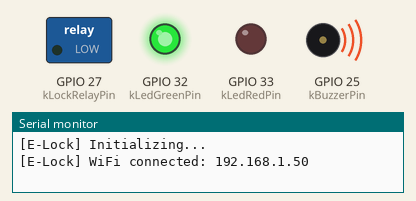
Bench run of a program on a simulated ESP32. On the bench: switched loads named in the program (green lamp = pin HIGH), output pins drawn as LEDs (lit = HIGH), buzzer (waves = sounding), the last lines printed to the serial monitor. WiFi joins after 1.5 s; servers stay silent unless stated; no MQTT or app messages arrive unless stated.

Above: at 2.6 s.
At 3.1 s:
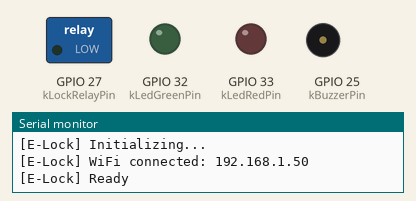
Timing chart, 0 to 4.6 s (numbered marks = the images above):
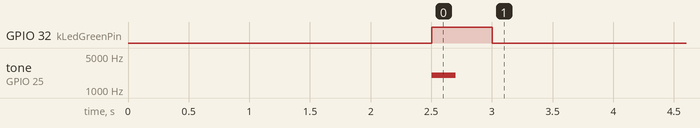

The program:

main.cpp
```cpp
#include <Arduino.h>
#include "config.h"
#include "constants.h"
#include "types.h"

#include "wifi-manager.h"
#include "mqtt-handler.h"
#include "fingerprint-sensor.h"
#include "lock-controller.h"
#include "buzzer-led.h"

WifiManager wifiManager(kWifiSsid, kWifiPassword);
WiFiClient wifiClient;
MqttHandler mqttHandler(wifiClient, kMqttBrokerHost, kMqttBrokerPort);
LockController lockController(kLockRelayPin);
BuzzerLed buzzerLed(kBuzzerPin, kLedGreenPin, kLedRedPin);

HardwareSerial fingerprintSerial(2);
FingerprintSensor fingerprintSensor(fingerprintSerial, kFingerprintRxPin, kFingerprintTxPin);

void handleMqttMessage(const char* topic, const char* payload) {
    // TODO: Handle incoming MQTT commands (remote unlock, enrollment mode, etc.)
}

void setup() {
    Serial.begin(kSerialBaudRate);
    Serial.println("[E-Lock] Initializing...");

    buzzerLed.begin();
    lockController.begin();

    if (!fingerprintSensor.begin()) {
        Serial.println("[E-Lock] Fingerprint sensor FAILED");
        buzzerLed.signalFailure();
    }

    if (wifiManager.connect(kWifiConnectTimeoutMs)) {
        Serial.printf("[E-Lock] WiFi connected: %s\n", wifiManager.getLocalIp());
    } else {
        Serial.println("[E-Lock] WiFi connection FAILED");
        buzzerLed.signalWarning();
    }

    mqttHandler.begin(kMqttClientId, kMqttUsername, kMqttPassword);
    mqttHandler.onMessage(handleMqttMessage);
    mqttHandler.subscribe(kMqttTopicCommand);

    buzzerLed.signalSuccess();
    Serial.println("[E-Lock] Ready");
}

void loop() {
    mqttHandler.loop();

    // TODO: Implement main loop logic
    // 1. Check fingerprint scan trigger
    // 2. Authenticate user
    // 3. Toggle lock based on auth result
    // 4. Publish status via MQTT
    // 5. Update display

    delay(100);
}
```

constants.h
```cpp
#pragma once

#include <cstdint>

// ============================================================
// E-Lock System-wide Constants
// Timeouts, retries, and operational parameters
// ============================================================

// --- Timing Constants (milliseconds) ---
constexpr uint32_t kWifiConnectTimeoutMs = 10000;
constexpr uint32_t kMqttReconnectIntervalMs = 5000;
constexpr uint32_t kLockEngageDurationMs = 3000;
constexpr uint32_t kFingerprintScanTimeoutMs = 10000;
constexpr uint32_t kHeartbeatIntervalMs = 30000;

// --- Retry Limits ---
constexpr uint8_t kMaxWifiRetries = 5;
constexpr uint8_t kMaxMqttRetries = 10;
constexpr uint8_t kMaxFingerprintAttempts = 3;

// --- System Limits ---
constexpr uint16_t kMaxStoredFingerprints = 127;
constexpr uint8_t kMaxEspNowPeers = 6;

// --- Serial Baud Rates ---
constexpr uint32_t kSerialBaudRate = 115200;
constexpr uint32_t kFingerprintBaudRate = 57600;
```

types.h
```cpp
#pragma once

#include <cstdint>

// ============================================================
// E-Lock Shared Type Definitions
// Enums and structs used across firmware modules
// ============================================================

enum class LockState : uint8_t {
    kLocked = 0,
    kUnlocked = 1,
    kError = 2,
};

enum class AuthResult : uint8_t {
    kSuccess = 0,
    kFailed = 1,
    kTimeout = 2,
    kNotEnrolled = 3,
};

enum class SystemMode : uint8_t {
    kNormal = 0,
    kEnrollment = 1,
    kMaintenance = 2,
};

struct LotoEvent {
    uint32_t timestamp;
    uint16_t fingerprintId;
    LockState previousState;
    LockState newState;
    AuthResult authResult;
};

struct DeviceStatus {
    LockState lockState;
    SystemMode systemMode;
    bool isWifiConnected;
    bool isMqttConnected;
    uint16_t enrolledFingerprints;
    uint32_t uptimeMs;
};
```

config.h
```cpp
#pragma once

// ============================================================
// E-Lock Firmware Configuration
// Pin definitions, WiFi credentials, MQTT broker settings
// ============================================================

// --- WiFi Configuration ---
constexpr const char* kWifiSsid = "YOUR_WIFI_SSID";
constexpr const char* kWifiPassword = "YOUR_WIFI_PASSWORD";

// --- MQTT Broker Configuration ---
constexpr const char* kMqttBrokerHost = "YOUR_MQTT_BROKER_IP";
constexpr uint16_t kMqttBrokerPort = 1883;
constexpr const char* kMqttClientId = "elock-esp32-001";
constexpr const char* kMqttUsername = "";
constexpr const char* kMqttPassword = "";

// --- Fingerprint Sensor Pins (UART) ---
constexpr uint8_t kFingerprintRxPin = 16;
constexpr uint8_t kFingerprintTxPin = 17;

// --- Lock/Solenoid Relay Pin ---
constexpr uint8_t kLockRelayPin = 27;

// --- Buzzer Pin ---
constexpr uint8_t kBuzzerPin = 25;

// --- LED Indicator Pins ---
constexpr uint8_t kLedGreenPin = 32;
constexpr uint8_t kLedRedPin = 33;

// --- OLED Display Pins (I2C) ---
constexpr uint8_t kDisplaySdaPin = 21;
constexpr uint8_t kDisplaySclPin = 22;

// --- MQTT Topics ---
constexpr const char* kMqttTopicStatus = "elock/status";
constexpr const char* kMqttTopicCommand = "elock/command";
constexpr const char* kMqttTopicAuth = "elock/auth";
constexpr const char* kMqttTopicLog = "elock/log";
```
